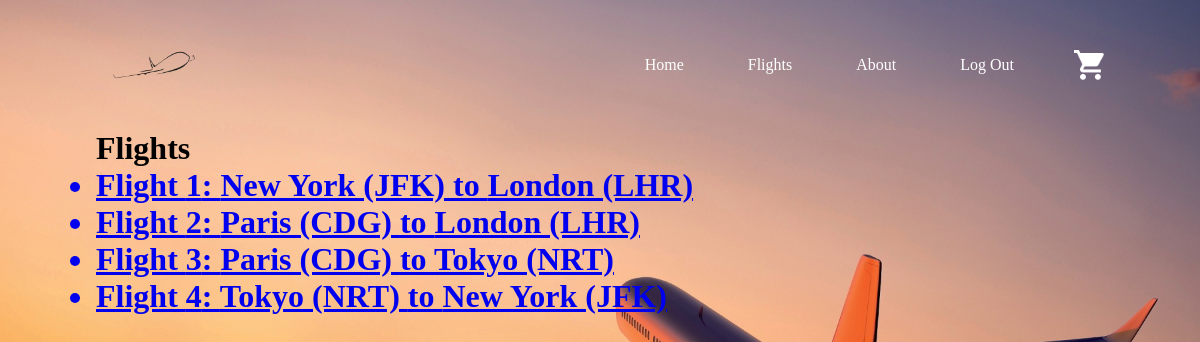
The app's page /flights/ with its own data.
### flights/models.py (models this page shows, shortened)
class Flight(models.Model):
    origin = models.ForeignKey(Airport, on_delete=models.CASCADE, related_name="departures")
    destination = models.ForeignKey(Airport, on_delete=models.CASCADE, related_name="arrivals")
    duration = models.IntegerField()

class Airport(models.Model):
    code = models.CharField(max_length=3)
    city = models.CharField(max_length=64)
    def __str__(self):
        return f"{self.city} ({self.code})"

### flights/views.py (the view)
# urls.py: path("", views.index, name="flights"),
def index(request):
    return render(request, "flights.html",{
        "flights": Flight.objects.all()
    })

### templates/flights.html
{% extends "layout.html" %}
{% block body %}
<h1>Flights
    <ul>
        {% for flight in flights %}
        <a href="{% url 'flight' flight.id %}">
            <li>Flight {{ flight.id }}: {{ flight.origin }} to {{ flight.destination }}</li>
        </a>
        {% endfor %}
    </ul>
</h1>
{% endblock %}

### templates/layout.html (shortened to what this page needs)
{% load static %}
<!DOCTYPE html>
<html lang="en">
<head>
    <link rel="stylesheet" href="{% static '/css/style.css' %}">
</head>
<body id ="bg"style="background-image: url('{% static 'images/qD94oG.jpg' %}');">
        <nav>
            <img src="{% static 'images/logo1.png' %}" class="logo">
        <ul>
            <li><a href="{% url 'login'  %}">Home</a></li>
            <li><a href="{% url 'flights'  %}">Flights</a></li>
            <li><a href="">About</a></li>
            <li><a href="{% url 'logout' %}">Log Out</a></li>
        </ul>
            <img src="{% static 'images/cart.png' %}" class="cart-icon">
        </nav>
   {% block body %}
    {% endblock %}
</body>
</html>

### static/css/style.css (style rules this page uses)
* { margin: 0; padding: 0; box-sizing: border-box; }
#bg { width: 100%; height: 100vh; background-size: cover; background-position: center; padding: 0 8%; position: relative; }
nav { display: flex; width: 100; align-items: center; flex-wrap: wrap; padding: 5px 0; }
.logo { width: 120px; cursor: pointer; }
.cart-icon { width: 30px; cursor: pointer; }
nav ul { flex: 1; text-align: right; padding-right: 30px; }
nav ul li { display: inline-block; list-style: none; margin: 10px 30px; }
nav ul li a { color: #fff; text-decoration: none; position: relative; }
nav ul a::after { content: ''; width: 0; height: 3px; position: absolute; bottom: -5px; left: 50%; transform: translateX(-50%); background: #fff; transition: width 0.3s; }

### records on screen
Flight: id "1", origin "New York (JFK)", destination "London (LHR)"
Flight: id "2", origin "Paris (CDG)", destination "London (LHR)"
Flight: id "3", origin "Paris (CDG)", destination "Tokyo (NRT)"
Flight: id "4", origin "Tokyo (NRT)", destination "New York (JFK)"
